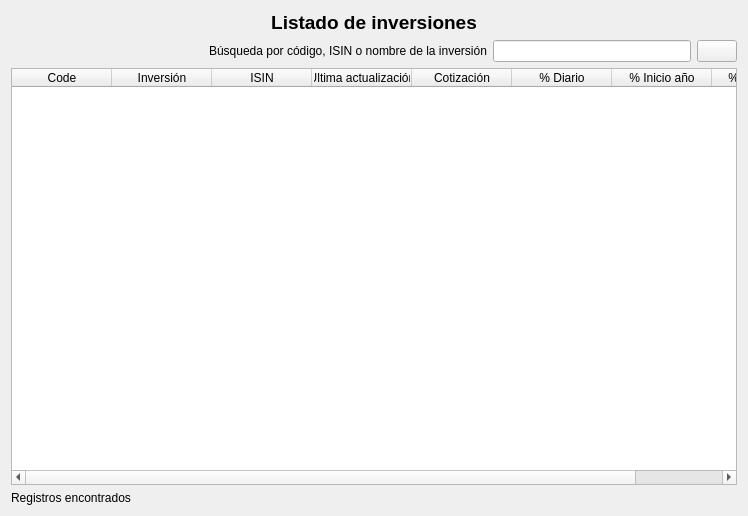
<?xml version="1.0" encoding="UTF-8"?>
<ui version="4.0">
 <class>wdgInversiones2</class>
 <widget class="QWidget" name="wdgInversiones2">
  <property name="geometry">
   <rect>
    <x>0</x>
    <y>0</y>
    <width>748</width>
    <height>516</height>
   </rect>
  </property>
  <property name="windowTitle">
   <string>Form</string>
  </property>
  <layout class="QHBoxLayout" name="horizontalLayout_2">
   <item>
    <layout class="QVBoxLayout" name="verticalLayout">
     <item>
      <widget class="QLabel" name="lbl">
       <property name="font">
        <font>
         <pointsize>14</pointsize>
         <weight>75</weight>
         <bold>true</bold>
        </font>
       </property>
       <property name="text">
        <string>Listado de inversiones</string>
       </property>
       <property name="alignment">
        <set>Qt::AlignCenter</set>
       </property>
      </widget>
     </item>
     <item>
      <layout class="QHBoxLayout" name="horizontalLayout">
       <item>
        <spacer name="horizontalSpacer">
         <property name="orientation">
          <enum>Qt::Horizontal</enum>
         </property>
         <property name="sizeHint" stdset="0">
          <size>
           <width>40</width>
           <height>20</height>
          </size>
         </property>
        </spacer>
       </item>
       <item>
        <widget class="QLabel" name="label">
         <property name="text">
          <string>Búsqueda por código, ISIN o nombre de la inversión</string>
         </property>
        </widget>
       </item>
       <item>
        <widget class="QLineEdit" name="txt"/>
       </item>
       <item>
        <widget class="QPushButton" name="cmd">
         <property name="text">
          <string/>
         </property>
         <property name="icon">
          <iconset>
           <normaloff>:/images/document-preview.png</normaloff>:/images/document-preview.png</iconset>
         </property>
        </widget>
       </item>
      </layout>
     </item>
     <item>
      <widget class="myQTableWidget" name="tblInversiones">
       <property name="contextMenuPolicy">
        <enum>Qt::CustomContextMenu</enum>
       </property>
       <property name="alternatingRowColors">
        <bool>true</bool>
       </property>
       <attribute name="horizontalHeaderStretchLastSection">
        <bool>false</bool>
       </attribute>
       <attribute name="verticalHeaderVisible">
        <bool>false</bool>
       </attribute>
       <column>
        <property name="text">
         <string>Code</string>
        </property>
       </column>
       <column>
        <property name="text">
         <string>Inversión</string>
        </property>
       </column>
       <column>
        <property name="text">
         <string>ISIN</string>
        </property>
       </column>
       <column>
        <property name="text">
         <string>Última actualización</string>
        </property>
       </column>
       <column>
        <property name="text">
         <string>Cotización</string>
        </property>
       </column>
       <column>
        <property name="text">
         <string>% Diario</string>
        </property>
       </column>
       <column>
        <property name="text">
         <string>% Inicio año</string>
        </property>
       </column>
       <column>
        <property name="text">
         <string>% Dividendo</string>
        </property>
       </column>
      </widget>
     </item>
     <item>
      <widget class="QLabel" name="lblFound">
       <property name="text">
        <string>Registros encontrados</string>
       </property>
      </widget>
     </item>
    </layout>
   </item>
  </layout>
  <action name="actionInversionEstudio">
   <property name="icon">
    <iconset resource="../images/xulpymoney.qrc">
     <normaloff>:/xulpymoney/history.png</normaloff>:/xulpymoney/history.png</iconset>
   </property>
   <property name="text">
    <string>Estudio de la Inversión</string>
   </property>
  </action>
  <action name="actionOrdenarTPCDiario">
   <property name="icon">
    <iconset>
     <normaloff>:/images/document-preview.png</normaloff>:/images/document-preview.png</iconset>
   </property>
   <property name="text">
    <string>% Diario</string>
   </property>
  </action>
  <action name="actionOrdenarTPCAnual">
   <property name="icon">
    <iconset>
     <normaloff>:/images/document-preview.png</normaloff>:/images/document-preview.png</iconset>
   </property>
   <property name="text">
    <string>% Anual</string>
   </property>
  </action>
  <action name="actionOrdenarName">
   <property name="icon">
    <iconset>
     <normaloff>:/images/document-preview.png</normaloff>:/images/document-preview.png</iconset>
   </property>
   <property name="text">
    <string>Nombre</string>
   </property>
  </action>
  <action name="actionOrdenarDividendo">
   <property name="icon">
    <iconset>
     <normaloff>:/images/document-preview.png</normaloff>:/images/document-preview.png</iconset>
   </property>
   <property name="text">
    <string>Dividendo</string>
   </property>
  </action>
  <action name="actionOrdenarHora">
   <property name="icon">
    <iconset>
     <normaloff>:/images/document-preview.png</normaloff>:/images/document-preview.png</iconset>
   </property>
   <property name="text">
    <string>Hora</string>
   </property>
  </action>
  <action name="actionIbex35">
   <property name="icon">
    <iconset resource="../images/xulpymoney.qrc">
     <normaloff>:/countries/spain.gif</normaloff>:/countries/spain.gif</iconset>
   </property>
   <property name="text">
    <string>Ibex 35</string>
   </property>
  </action>
  <action name="actionInversionNueva">
   <property name="icon">
    <iconset resource="../images/xulpymoney.qrc">
     <normaloff>:/xulpymoney/add.png</normaloff>:/xulpymoney/add.png</iconset>
   </property>
   <property name="text">
    <string>Nueva Inversión manual</string>
   </property>
   <property name="toolTip">
    <string>El sistema crea las inversiones automáticamente
según los Sources seleccionados en /etc/myquotes/config.py.
Si quiere introducir una inversión manualmente y meter los
datos manualmente, seleccione esta opción.</string>
   </property>
  </action>
  <action name="actionInversionModificar">
   <property name="icon">
    <iconset resource="../images/xulpymoney.qrc">
     <normaloff>:/xulpymoney/document-edit.png</normaloff>:/xulpymoney/document-edit.png</iconset>
   </property>
   <property name="text">
    <string>Editar Inversión manual</string>
   </property>
   <property name="toolTip">
    <string>El sistema crea las inversiones automáticamente
según los Sources seleccionados en /etc/myquotes/config.py.
Si quiere modificar una inversión insertada manualmente,
seleccione esta opción.</string>
   </property>
  </action>
  <action name="actionInversionBorrar">
   <property name="icon">
    <iconset resource="../images/xulpymoney.qrc">
     <normaloff>:/xulpymoney/list-remove.png</normaloff>:/xulpymoney/list-remove.png</iconset>
   </property>
   <property name="text">
    <string>Borrar Inversión</string>
   </property>
   <property name="toolTip">
    <string>Si esta inversión es automática se borrará pero el sistema 
volvera a generarla.

Si esta inversión es manual se borrará y desaparecerá del
sistema.</string>
   </property>
  </action>
  <action name="actionFavoritos">
   <property name="icon">
    <iconset resource="../images/xulpymoney.qrc">
     <normaloff>:/xulpymoney/star.png</normaloff>:/xulpymoney/star.png</iconset>
   </property>
   <property name="text">
    <string>Añadir a favoritos</string>
   </property>
   <property name="toolTip">
    <string>Añadir a favoritos</string>
   </property>
  </action>
  <action name="actionMergeCodes">
   <property name="icon">
    <iconset>
     <normaloff>:/images/cakes.png</normaloff>:/images/cakes.png</iconset>
   </property>
   <property name="text">
    <string>Combina códigos seleccionados</string>
   </property>
  </action>
  <action name="actionQuoteNew">
   <property name="icon">
    <iconset resource="../images/xulpymoney.qrc">
     <normaloff>:/xulpymoney/add.png</normaloff>:/xulpymoney/add.png</iconset>
   </property>
   <property name="text">
    <string>Nueva cotización</string>
   </property>
   <property name="toolTip">
    <string>Nueva cotización</string>
   </property>
  </action>
  <action name="actionDividendoEstimacionNueva">
   <property name="icon">
    <iconset>
     <normaloff>:/images/item_add.png</normaloff>:/images/item_add.png</iconset>
   </property>
   <property name="text">
    <string>Nueva estimación de dividendo</string>
   </property>
   <property name="toolTip">
    <string>Nueva estimación de dividendo</string>
   </property>
  </action>
 </widget>
 <customwidgets>
  <customwidget>
   <class>myQTableWidget</class>
   <extends>QTableWidget</extends>
   <header location="global">myqtablewidget</header>
  </customwidget>
 </customwidgets>
 <tabstops>
  <tabstop>txt</tabstop>
  <tabstop>cmd</tabstop>
  <tabstop>tblInversiones</tabstop>
 </tabstops>
 <resources>
  <include location="../images/xulpymoney.qrc"/>
 </resources>
 <connections/>
</ui>
